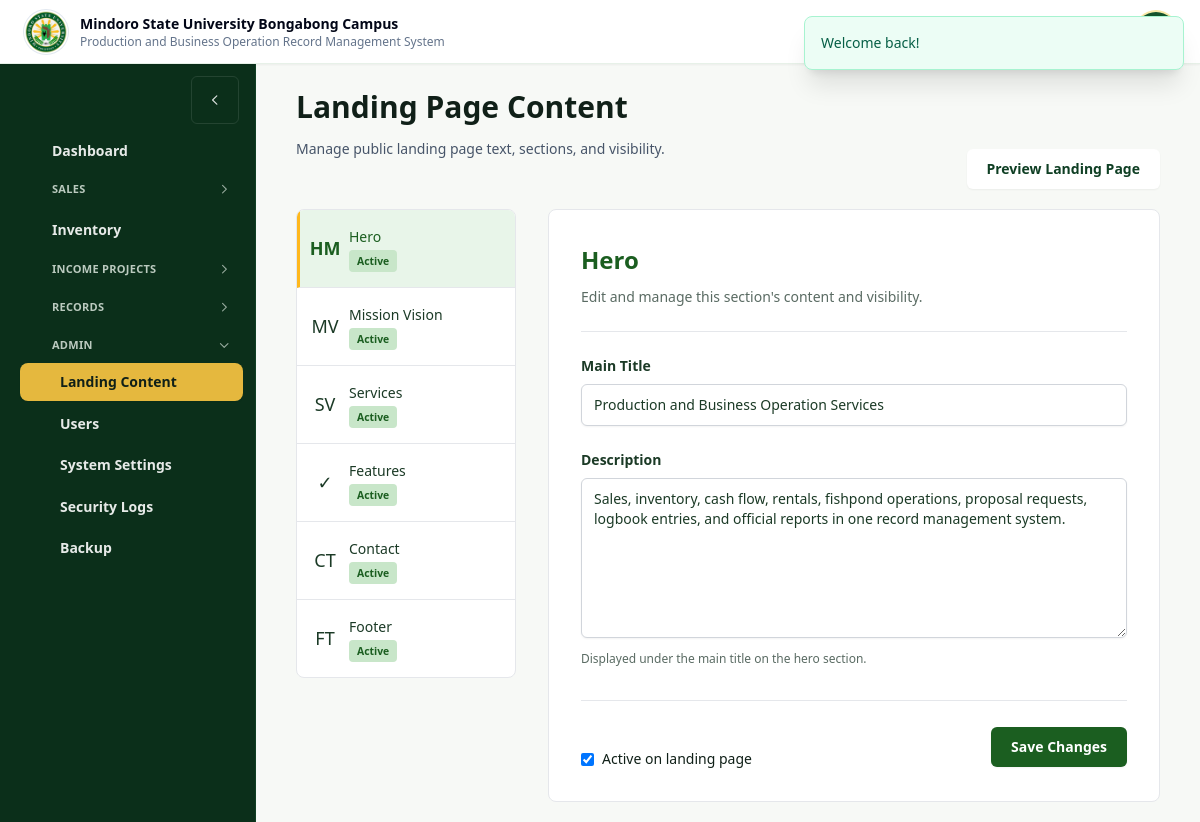
Screenshot of /business-center.php (signed in) with the database file from the repository.
### tables this page shows
CREATE TABLE `users` (
    `id` INT AUTO_INCREMENT PRIMARY KEY,
    `username` VARCHAR(50) NOT NULL UNIQUE,
    `password_hash` VARCHAR(255) NOT NULL,
    `full_name` VARCHAR(120) NOT NULL,
    `role` ENUM('admin', 'staff') NOT NULL DEFAULT 'staff',
    `status` ENUM('pending', 'approved', 'suspended') NOT NULL DEFAULT 'approved',
    `approved_by` INT DEFAULT NULL,
    `approved_at` DATETIME DEFAULT NULL,
    `created_at` TIMESTAMP DEFAULT CURRENT_TIMESTAMP
);

CREATE TABLE `business_center_content` (
    `id` INT AUTO_INCREMENT PRIMARY KEY,
    `section_key` VARCHAR(80) NOT NULL UNIQUE,
    `title` VARCHAR(180) NOT NULL,
    `body` TEXT DEFAULT NULL,
    `is_active` TINYINT(1) NOT NULL DEFAULT 1,
    `updated_by` INT DEFAULT NULL,
    `updated_at` TIMESTAMP DEFAULT CURRENT_TIMESTAMP ON UPDATE CURRENT_TIMESTAMP,
    INDEX `idx_bc_active_section` (`is_active`, `section_key`),
    CONSTRAINT `fk_bc_content_user` FOREIGN KEY (`updated_by`) REFERENCES `users`(`id`) ON DELETE SET NULL
);

### components/layout.php (the view, shortened to what the rows shown need)
<?php
function nav_icon(string $name): string
{
    $body = $paths[$name] ?? $paths['dashboard'];
    return '<svg class="nav-icon" aria-hidden="true" viewBox="0 0 24 24" fill="none" stroke="currentColor" stroke-width="2">' . $body . '</svg>';
}
function render_header(string $title, ?array $user = null): void
{
    $current = basename((string) ($_SERVER['PHP_SELF'] ?? ''));
    $navItems = [
        ['href' => 'dashboard.php'],
        ['href' => 'sales.php'],
        ['href' => 'sales-reports.php'],
        ['href' => 'cashflow.php'],
        ['href' => 'products.php'],
        ['href' => 'projects.php'],
        ['href' => 'projects.php?category=fishpond'],
        ['href' => 'projects.php?category=rental&rental_type=stall'],
        ['href' => 'proposals.php'],
        ['href' => 'logbook.php'],
        ['href' => 'reports.php'],
        ['href' => 'business-center.php', 'permission' => 'manage_business_center'],
        ['href' => 'users.php', 'permission' => 'manage_users'],
        ['href' => 'settings.php', 'permission' => 'manage_settings'],
        ['href' => 'security.php', 'permission' => 'view_security_logs'],
        ['href' => 'backup.php', 'permission' => 'manage_backups'],
    ];
    $visibleItems = [];
    foreach ($navItems as $item) {
        $visibleItems[] = $item;
    }
    $visibleHrefMap = [];
    foreach ($visibleItems as $item) {
        $visibleHrefMap[(string) $item['href']] = true;
    }
    $hrefMatchesCurrent = static function (string $href) use ($current): bool {
        $hrefPath = parse_url($href, PHP_URL_PATH) ?: $href;
        if ($current !== $hrefPath) {
            return false;
        }
        $hrefQueryString = (string) (parse_url($href, PHP_URL_QUERY) ?: '');
        parse_str($hrefQueryString, $hrefQuery);
        $currentQuery = $_GET;
        if ($hrefQuery === []) {
            return $hrefPath !== 'projects.php' || (!isset($currentQuery['category']) && !isset($currentQuery['rental_type']));
        }
        $relevantCurrentQuery = array_intersect_key($currentQuery, $hrefQuery);
        return $relevantCurrentQuery == $hrefQuery && count($relevantCurrentQuery) === count($hrefQuery);
    };
    $navGroups = [
        ['key' => 'dashboard', 'label' => 'Dashboard', 'icon' => 'dashboard', 'collapsible' => false, 'items' => [
            ['href' => 'dashboard.php', 'label' => 'Dashboard', 'icon' => 'dashboard'],
        ]],
        ['key' => 'sales', 'label' => 'Sales', 'icon' => 'sales', 'collapsible' => true, 'items' => [
            ['href' => 'sales.php', 'label' => 'POS', 'icon' => 'pos'],
            ['href' => 'sales-reports.php', 'label' => 'Transactions', 'icon' => 'receipt'],
            ['href' => 'cashflow.php', 'label' => 'Cash Flow', 'icon' => 'wallet'],
        ]],
        ['key' => 'inventory', 'label' => 'Inventory', 'icon' => 'inventory', 'collapsible' => false, 'items' => [
            ['href' => 'products.php', 'label' => 'Inventory', 'icon' => 'inventory'],
        ]],
        ['key' => 'projects', 'label' => 'Income Projects', 'icon' => 'projects', 'collapsible' => true, 'items' => [
            ['href' => 'projects.php', 'label' => 'Summary', 'icon' => 'projects'],
            ['href' => 'projects.php?view=add-project', 'label' => 'Add Projects', 'icon' => 'projects'],
            ['href' => 'projects.php?category=fishpond', 'label' => 'Fishpond', 'icon' => 'fishpond'],
            ['href' => 'projects.php?category=rental&rental_type=stall', 'label' => 'Rentals', 'icon' => 'rental'],
            ['href' => 'proposals.php', 'label' => 'Proposals', 'icon' => 'proposal'],
        ]],
        ['key' => 'records', 'label' => 'Records', 'icon' => 'records', 'collapsible' => true, 'items' => [
            ['href' => 'logbook.php', 'label' => 'Logbook', 'icon' => 'logbook'],
            ['href' => 'reports.php', 'label' => 'Reports', 'icon' => 'report'],
        ]],
        ['key' => 'admin', 'label' => 'Admin', 'icon' => 'admin', 'collapsible' => true, 'items' => [
            ['href' => 'business-center.php', 'label' => 'Landing Content', 'icon' => 'landing'],
            ['href' => 'users.php', 'label' => 'Users', 'icon' => 'users'],
            ['href' => 'settings.php', 'label' => 'System Settings', 'icon' => 'admin'],
            ['href' => 'security.php', 'label' => 'Security Logs', 'icon' => 'security'],
            ['href' => 'backup.php', 'label' => 'Backup', 'icon' => 'backup'],
        ]],
    ];
    $visibleGroups = [];
    $activeGroup = '';
    foreach ($navGroups as $group) {
        $groupItems = [];
        foreach ($group['items'] as $item) {
            if (empty($visibleHrefMap[(string) $item['href']])) {
                continue;
            }
            $item['active'] = $hrefMatchesCurrent((string) $item['href']);
            if ($item['active']) {
                $activeGroup = (string) $group['key'];
            }
            $groupItems[] = $item;
        }
        $group['items'] = $groupItems;
        $group['active'] = $activeGroup === (string) $group['key'];
        $visibleGroups[] = $group;
    }
    echo '<!doctype html>';
    echo '<html lang="en">';
    echo '<head>';
    echo '<script src="https://cdn.tailwindcss.com"></script>';
    echo '</head>';
    echo '<body class="min-h-screen bg-brand-50 text-[#102018] antialiased">';
    echo '<div class="min-h-screen">';
    if ($user) {
        echo '<div class="lg:flex lg:items-start">';
        $sidebarDefaultCollapsed = app_setting($GLOBALS['pdo'] ?? null, 'display.sidebar_default_state', 'expanded') === 'collapsed' ? '1' : '0';
        echo '<nav class="app-sidebar fixed bottom-0 left-0 right-0 top-16 z-30 border-b border-brand-900 bg-brand-900 px-4 py-3 text-white transition-all duration-300 ease-in-out lg:sticky lg:bottom-auto lg:right-auto lg:top-16 lg:h-[calc(100vh-4rem)] lg:shrink-0 lg:overflow-y-auto lg:border-b-0 lg:border-r lg:border-brand-800 lg:px-3 lg:py-3 -translate-x-full lg:translate-x-0" id="sidebar-nav" aria-label="Primary navigation" data-active-group="' . h($activeGroup) . '" data-default-collapsed="' . h($sidebarDefaultCollapsed) . '">';
        echo '<div class="flex gap-2 overflow-x-auto pb-1 lg:block lg:space-y-1 lg:overflow-visible lg:pb-0">';
        foreach ($visibleGroups as $group) {
            $groupKey = (string) $group['key'];
            $groupLabel = (string) $group['label'];
            $submenuId = 'sidebar-group-' . preg_replace('/[^a-z0-9_-]+/', '-', $groupKey);
            $isOpen = !empty($group['active']);
            if (empty($group['collapsible'])) {
                $item = $group['items'][0];
                echo '<span class="inline-flex h-5 w-5 items-center justify-center">' . nav_icon((string) $item['icon']) . '</span>';
                continue;
            }
            echo '<section class="sidebar-group min-w-max lg:min-w-0" data-sidebar-group="' . h($groupKey) . '">';
            echo '<button class="sidebar-group-button has-sidebar-tooltip relative flex w-full items-center gap-2 rounded-md px-3 py-1.5 text-left text-[11px] font-bold uppercase tracking-wide text-brand-100/80 transition hover:bg-white/10 hover:text-white focus:outline-none focus:ring-2 focus:ring-gold-400" type="button" aria-expanded="' . ($isOpen ? 'true' : 'false') . '" aria-controls="' . h($submenuId) . '" data-group-key="' . h($groupKey) . '" aria-label="' . h($groupLabel) . '">';
            echo '<span class="inline-flex h-5 w-5 items-center justify-center">' . nav_icon((string) $group['icon']) . '</span>';
            echo '<span class="sidebar-label min-w-0 flex-1 truncate">' . h($groupLabel) . '</span>';
            echo '<svg class="sidebar-chevron" aria-hidden="true" viewBox="0 0 20 20" fill="currentColor"><path fill-rule="evenodd" d="M7.22 4.22a.75.75 0 0 1 1.06 0l5.25 5.25a.75.75 0 0 1 0 1.06l-5.25 5.25a.75.75 0 0 1-1.06-1.06L11.94 10 7.22 5.28a.75.75 0 0 1 0-1.06Z" clip-rule="evenodd"></path></svg>';
            echo '</button>';
            echo '<div class="sidebar-submenu mt-0.5 space-y-1 pl-2 ' . ($isOpen ? '' : 'is-closed') . '" id="' . h($submenuId) . '">';
            foreach ($group['items'] as $item) {
                $active = !empty($item['active']);
                $baseClasses = 'sidebar-link has-sidebar-tooltip relative flex items-center gap-2 rounded-lg px-3 py-1.5 text-sm font-semibold transition focus:outline-none focus:ring-2 focus:ring-gold-400';
                $stateClasses = $active
                    ? 'bg-gold-400 text-[#102018] shadow-sm'
                    : 'text-white/90 hover:bg-white/10 hover:text-white focus:bg-white/10 focus:text-white';
                echo '<a class="' . h($baseClasses . ' ' . $stateClasses) . '" href="' . h((string) $item['href']) . '" aria-label="' . h((string) $item['label']) . '">';
                echo '<span class="inline-flex h-5 w-5 items-center justify-center">' . nav_icon((string) $item['icon']) . '</span>';
                echo '<span class="sidebar-label min-w-0 truncate">' . h((string) $item['label']) . '</span>';
                echo '</a>';
            }
            echo '</div>';
            echo '</section>';
        }
        echo '</div>';
        echo '</nav>';
        echo '<main class="min-w-0 flex-1 px-4 py-5 sm:px-5 lg:px-10 overflow-y-auto">';
        echo '<div class="mx-auto w-full max-w-[1280px]">';
    } else {
        echo '<div>';
        echo '<main class="min-w-0 px-4 py-5 sm:px-5 lg:px-6">';
        echo '<div>';
    }
    echo '<h1 class="mb-5 text-[30px] font-bold tracking-normal text-[#102018]">' . h($title) . '</h1>';
}
function render_footer(): void
{
    echo '</div>';
    echo '</main>';
    echo '</div>';
    echo '</div>';
    echo '</body>';
    echo '</html>';
}

### pages/business-center.php (shortened to what the rows shown need)
<?php
require dirname(__DIR__) . '/includes/bootstrap.php';
$user = require_login($pdo);
$sections = $pdo->query('SELECT section_key, title, body, is_active, updated_at FROM business_center_content ORDER BY FIELD(section_key, "hero", "mission_vision", "services", "features", "contact", "footer"), section_key')->fetchAll();
$byKey = [];
foreach ($sections as $section) {
    $byKey[(string) $section['section_key']] = $section;
}
$selectedSection = (string) ($_GET['section'] ?? 'hero');
$selected = $byKey[$selectedSection];
render_header('Landing Page Content', $user);
?>
<div class="content-manager">
    <div class="section-list">
        <?php $sectionIcons = [
            'hero' => 'HM',
            'mission_vision' => 'MV',
            'services' => 'SV',
            'features' => '✓',
            'contact' => 'CT',
            'footer' => 'FT',
        ]; ?>
        <?php foreach ($byKey as $key => $section): ?>
            <a href="?section=<?= h($key) ?>" class="section-item <?= $selectedSection === $key ? 'active' : '' ?>">
                <div class="section-item-icon"><?= h($sectionIcons[$key] ?? '•') ?></div>
                <div class="section-item-content">
                    <p class="section-item-name"><?= h(ucwords(str_replace('_', ' ', (string) $key))) ?></p>
                    <span class="section-item-badge <?= ((int) $section['is_active']) === 1 ? 'active' : 'inactive' ?>">
                        <?= ((int) $section['is_active']) === 1 ? 'Active' : 'Hidden' ?>
                    </span>
                </div>
            </a>
        <?php endforeach; ?>
    </div>
    <div class="editor-panel">
        <div class="editor-header">
            <h2><?= h(ucwords(str_replace('_', ' ', (string) $selectedSection))) ?></h2>
        </div>
        <form method="post" id="editor-form">
            <?php if ($selectedSection === 'hero'): ?>
                <div class="form-field">
                    <label for="title">Main Title</label>
                    <input id="title" type="text" name="title" value="<?= h($selected['title']) ?>" placeholder="e.g., Business Center" required>
                </div>
                <div class="form-field">
                    <label for="body">Description</label>
                    <textarea id="body" name="body" placeholder="Hero section description..."><?= h($selected['body'] ?? '') ?></textarea>
                    <p class="form-field-hint">Displayed under the main title on the hero section.</p>
                </div>
            <?php endif; ?>
            <div class="form-actions">
                <div class="checkbox-field">
                    <input type="checkbox" id="is_active" name="is_active" value="1" <?= ((int) $selected['is_active']) === 1 ? 'checked' : '' ?>>
                    <label for="is_active">Active on landing page</label>
                </div>
            </div>
        </form>
    </div>
</div>
<?php render_footer();

### rows the page displays
users: groupLabel "ADMIN", label "Landing Content", label "Users", label "System Settings", label "Security Logs", label "Backup"
business_center_content: key "HM", key "Hero", shows "Active", title "Production and Business Operation Services", body "Sales, inventory, cash flow, rentals, fishpond operations, proposal requests, logbook entries, and official reports in one record management system.", is_active "☑"
business_center_content: key "MV", key "Mission Vision", is_active "Active"
business_center_content: key "SV", key "Services", is_active "Active"
business_center_content: key "✓", key "Features", is_active "Active"
business_center_content: key "CT", key "Contact", is_active "Active"
business_center_content: key "FT", key "Footer", is_active "Active"

### other values shown
$org['campus_display_name'] "Mindoro State University Bongabong Campus"
$org['system_name'] "Production and Business Operation Record Management System"
$item['label'] "Dashboard"
$groupLabel "SALES"
$item['label'] "Inventory"
$groupLabel "INCOME PROJECTS"
$groupLabel "RECORDS"
$title "Landing Page Content"
str_replace('_', ' ', (string) $selectedSection) "Hero"
